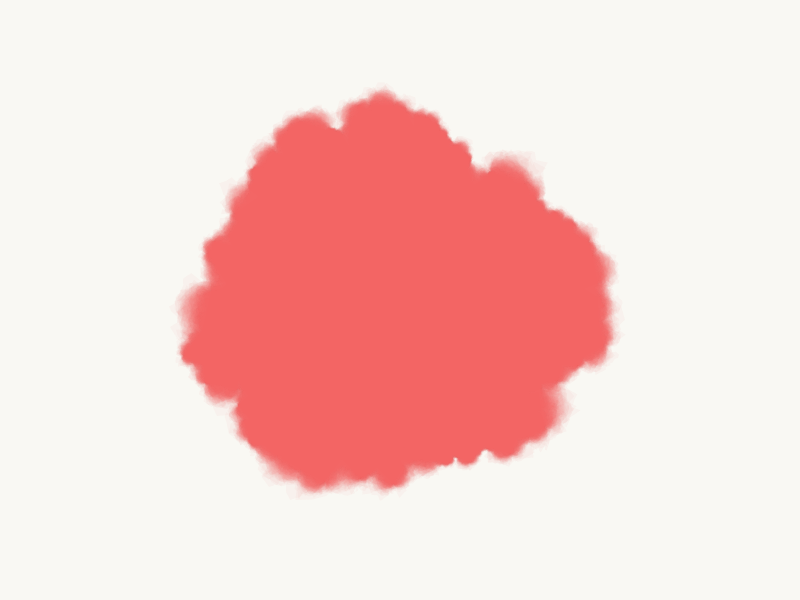
Frame 1 (no input)
Frame 2 (the mouse pressed at the canvas centre, redrawn once): identical to frame 1, image omitted

The p5.js sketch that drew this single still picture (run headless with seeded random() and noise() and a simulated clock; the mouse was pressed at the canvas centre and the sketch redrawn once):

// p5.js sketch
// ── sketch.js
let watercolor;
let watercolors = [];

function setup() {
  createCanvas(displayWidth, displayHeight);
  // angleMode(DEGREES);
  // watercolors.push(new Watercolor(width / 3, height/2, width/3, 10, 'rgba(204, 83, 58, 0.045)'));
  // watercolors.push(new Watercolor(width / 4, height/2, width/3.25, 10, 'rgba(28, 142, 230, 0.04)'));
  watercolors.push(new Watercolor(width / 2, height/2, height/3.75, 10, 'rgba(215, 86, 87, 0.04)'));

  for (let watercolor of watercolors) {
    watercolor.test_deform();
    // watercolor.create_base_poly();
    // watercolor.create_poly_stack(100);
  }
}

function draw() {
  background('#F9F8F3');
  let max_layers = -1;
  for (let watercolor of watercolors) {
    max_layers = max(max_layers, watercolor.layers.length);
  }

  for (let i = 0; i < max_layers; ++i) {
    for (let watercolor of watercolors) {
      if (i < watercolor.layers.length) {
        watercolor.draw_layer(i);
      }
    }
  }
  // watercolor.render();
  noLoop();
}

// ── watercolor.js
class Watercolor {
    constructor(x, y, r, n_sides, color) {
        this.angle = TWO_PI / n_sides;
        this.x = x;
        this.y = y;
        this.r = r;
        this.n_sides = n_sides;
        this.color = color;

        this.layers = [];
        this.variance_layers = [];

        let base = [];
        let variance = [];

        for (let a = 0; a < TWO_PI; a += this.angle) {
            base.push([x + r * cos(a), y + r * sin(a)]);
            // variance.push(randomGaussian(1.0, 0.2));
        }
        this.layers.push(base);
        // this.variance_layers.push(variance);
    }

    test_deform() {
        this.layers[0] = this.n_deform(this.layers[0], 4);
        for (let i = 0; i < 50; ++i) {
            this.layers.push(this.n_deform(this.layers[0], 5));
        }
    }

    n_deform(points, depth) {
        for (let i = 0; i < depth; ++i) {
            points = this.deform(points);
        }
        return points;
    }

    deform(points) {
        // Loop through vertices
        // Deform outwards
        // this should be somewhat perpendicular, some slight slant
        let new_points = [];

        for (let i = 0; i < points.length; ++i) {
            let [x1, y1] = points[i];
            let [x2, y2] = points[(i + 1) % points.length];
            
            // Move in between the points a little bit
            let split = randomGaussian(0.5, 0.05);
            let xmid = (split * x1 + (1 - split) * x2);
            let ymid = (split * y1 + (1 - split) * y2);

            // Get normal vector
            // For this, take and rotate 90 degrees since first point is always
            // going to be to the right
            // NOTE TO SELF: Rotate goes counterclockwise
            let p1Vector = createVector(x1, y1)
            let p2Vector = createVector(x2, y2)
            let midVector = createVector(xmid, ymid);
            let diffVector = p5.Vector.sub(p1Vector, midVector);
            let edgeLen = p5.Vector.sub(p1Vector, p2Vector).mag();
            diffVector.rotate(randomGaussian(HALF_PI, HALF_PI/2))
            diffVector.setMag(max(0, randomGaussian(edgeLen / 3, edgeLen / 5)));

            let new_point = p5.Vector.add(midVector, diffVector);

            new_points.push([x1, y1]);
            new_points.push([new_point.x, new_point.y]);
            // this.subdivide(new_points, x1, x2, y1, y2, depth, randomGaussian(variance, variance/2.5), vdiv);
        }

        return new_points;
    }

    draw_layer(i) {
        strokeWeight(0);
        fill(this.color);
        beginShape();
        for (let [x, y] of this.layers[i]) {
            vertex(x, y);
        }
        endShape();
    }

    render() {
        strokeWeight(0);
        fill(this.color);
        for (let layer of this.layers) {
            beginShape();
            for (let [x, y] of layer) {
                vertex(x, y);
            }
            endShape();
        }
    }
}
